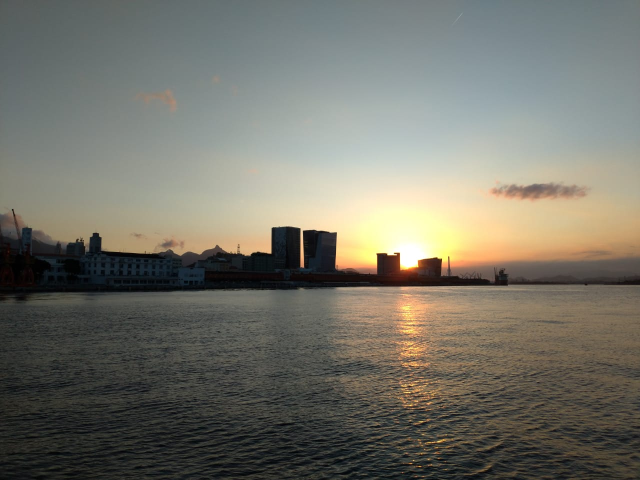
#> input picture assets/images/bk.jpg, 1280 x 960 px (shown at 1/2 size)
$ python 8-BlendingImages.py
#> lines starting #> are read from the running program, lines starting #| are printed output that depends on the picture
import numpy as np
import matplotlib.pyplot as plt
import cv2

img1 = cv2.imread('assets/images/bk.jpg')
#> img1 is the input picture: shape (960, 1280, 3); mean B, G, R 105.5, 115.3, 116.6
img1 = cv2.cvtColor(img1,cv2.COLOR_BGR2RGB)

img2 = cv2.imread('assets/images/bk.jpg')
img2 = cv2.cvtColor(img2,cv2.COLOR_BGR2RGB)
img2 = cv2.flip(img2, 1)
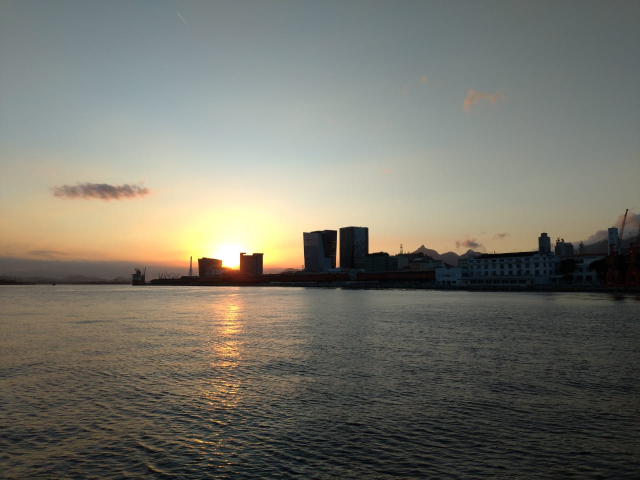
#> img2: shape (960, 1280, 3) (shown at 1/2 size); mean R, G, B 116.6, 115.3, 105.5


## Blending images of the same size
img1 = cv2.resize(img1,(1200,1200))
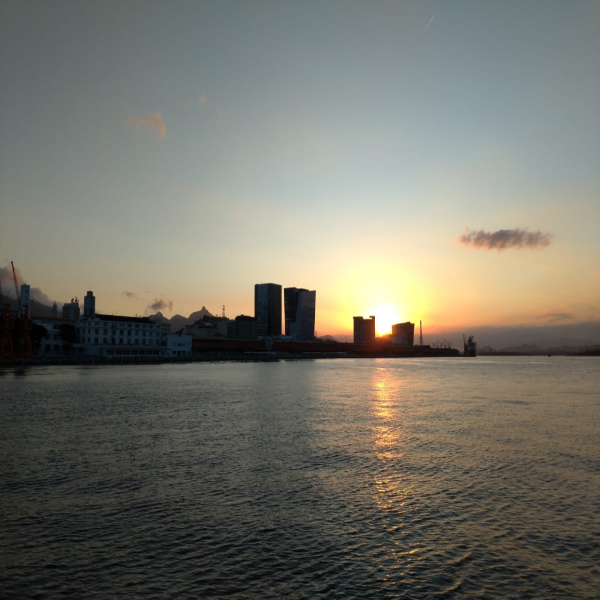
#> img1: shape (1200, 1200, 3) (shown at 1/2 size); mean R, G, B 116.5, 115.2, 105.5
img2 = cv2.resize(img2,(1200,1200))
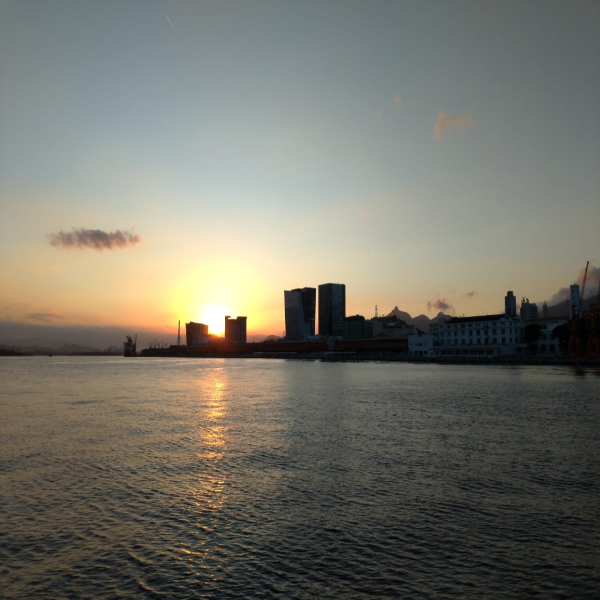
#> img2: shape (1200, 1200, 3) (shown at 1/2 size); mean R, G, B 116.5, 115.2, 105.5

blended = cv2.addWeighted(img1,0.3,img2,0.7,0)
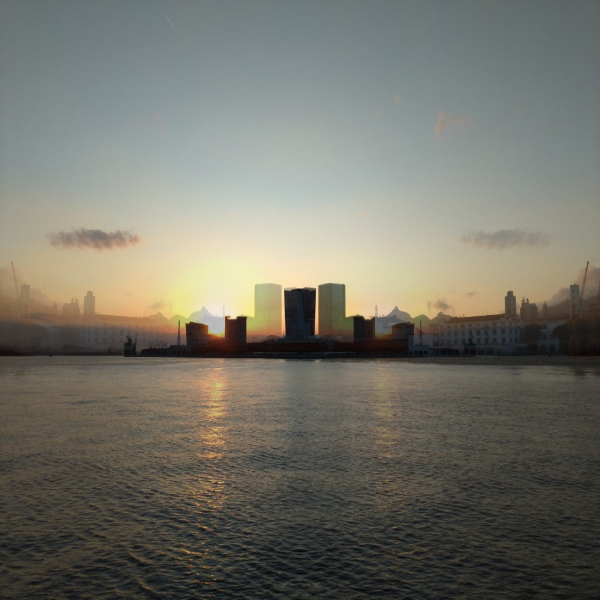
#> blended: shape (1200, 1200, 3) (shown at 1/2 size); mean R, G, B 116.5, 115.2, 105.5

## Overlay small image on top of a larger image
large_image = cv2.imread('assets/images/bk.jpg')
large_image = cv2.cvtColor(large_image,cv2.COLOR_BGR2RGB)
small_image = cv2.imread('assets/images/bk.jpg')
small_image = cv2.cvtColor(small_image,cv2.COLOR_BGR2RGB)
small_image = cv2.flip(small_image, 1)

large_image = cv2.resize(large_image,(1200,1200))
small_image = cv2.resize(small_image,(600,600))
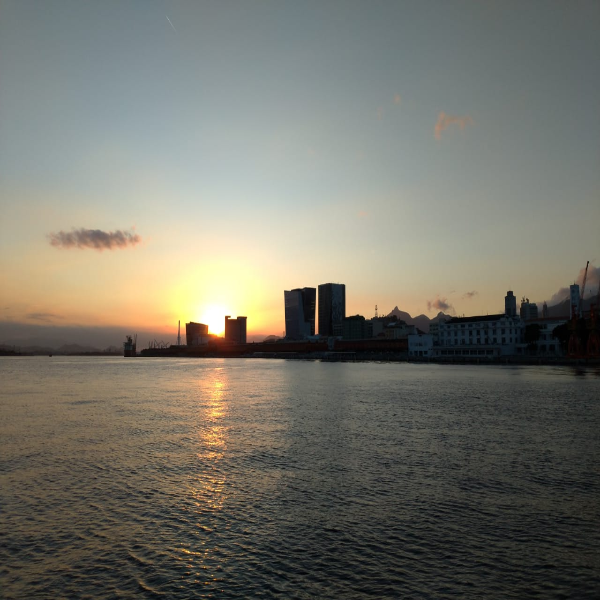
#> small_image: shape (600, 600, 3); mean R, G, B 116.5, 115.2, 105.5

x_offset=100
y_offset=100

x_end = x_offset + small_image.shape[1]
#> x_end = 700
y_end = y_offset + small_image.shape[0]
#> y_end = 700

large_image[y_offset:y_end,x_offset:x_end] = small_image
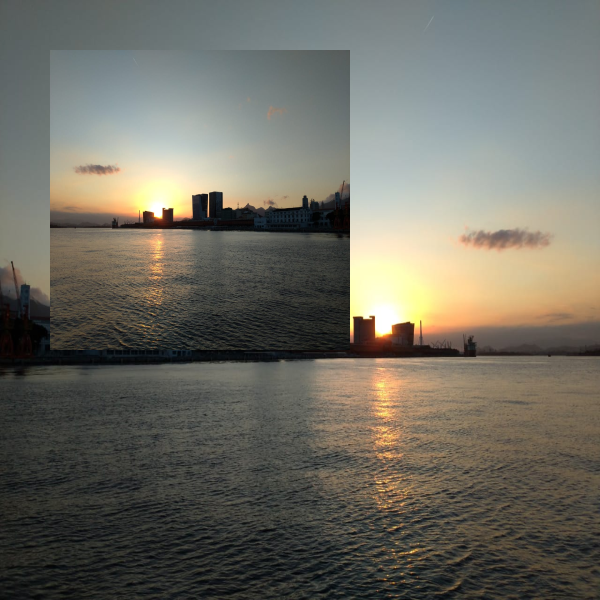
#> large_image: shape (1200, 1200, 3) (shown at 1/2 size); mean R, G, B 110.2, 108.2, 98.5

## Blending images of different sizes

plt.imshow(large_image)

plt.show()

$ run again, with assets/images/rainbow.jpg copied over assets/images/bk.jpg
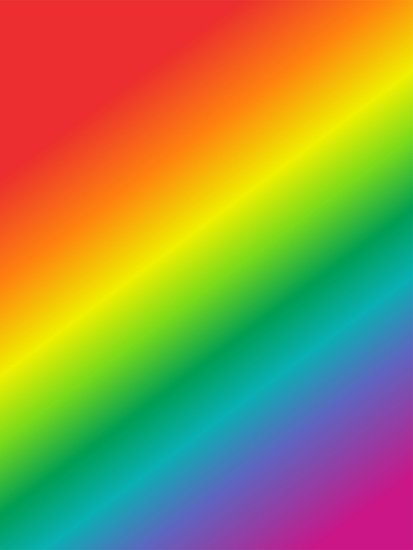
#> input picture assets/images/rainbow.jpg, 413 x 550 px
#> img1 is the input picture: shape (550, 413, 3); mean B, G, R 72.8, 142.3, 152.3
#> `small_image = cv2.resize(small_image,(600,600))`:
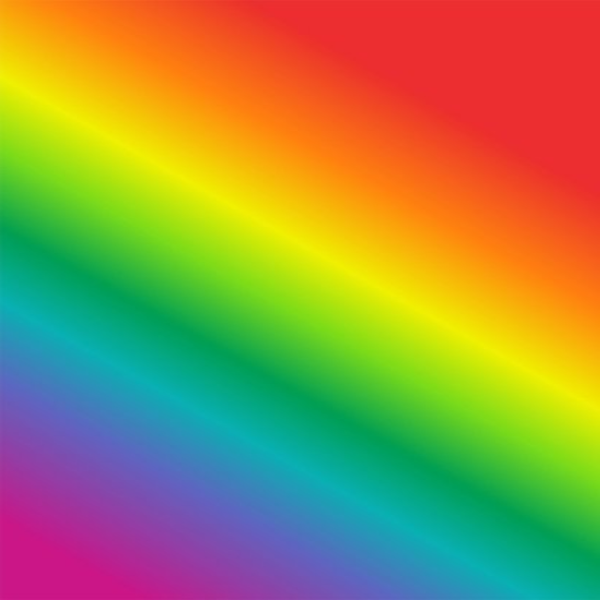
#> small_image: shape (600, 600, 3); mean R, G, B 152.3, 142.2, 72.7
#> `large_image[y_offset:y_end,x_offset:x_end] = small_image`:
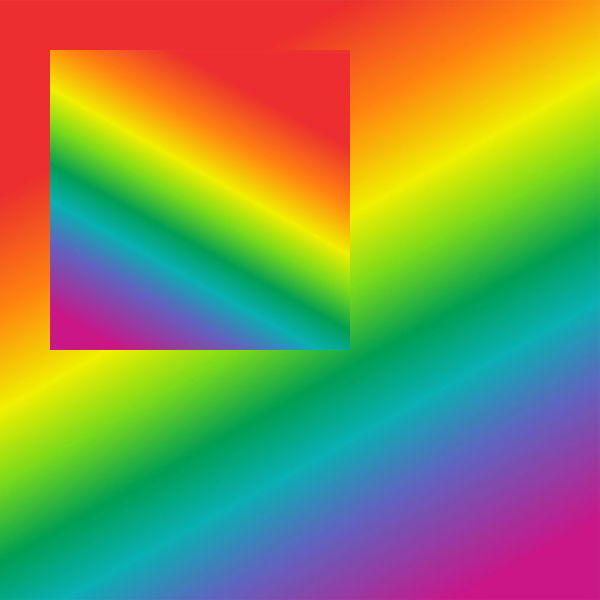
#> large_image: shape (1200, 1200, 3) (shown at 1/2 size); mean R, G, B 132.7, 143.2, 85.2
